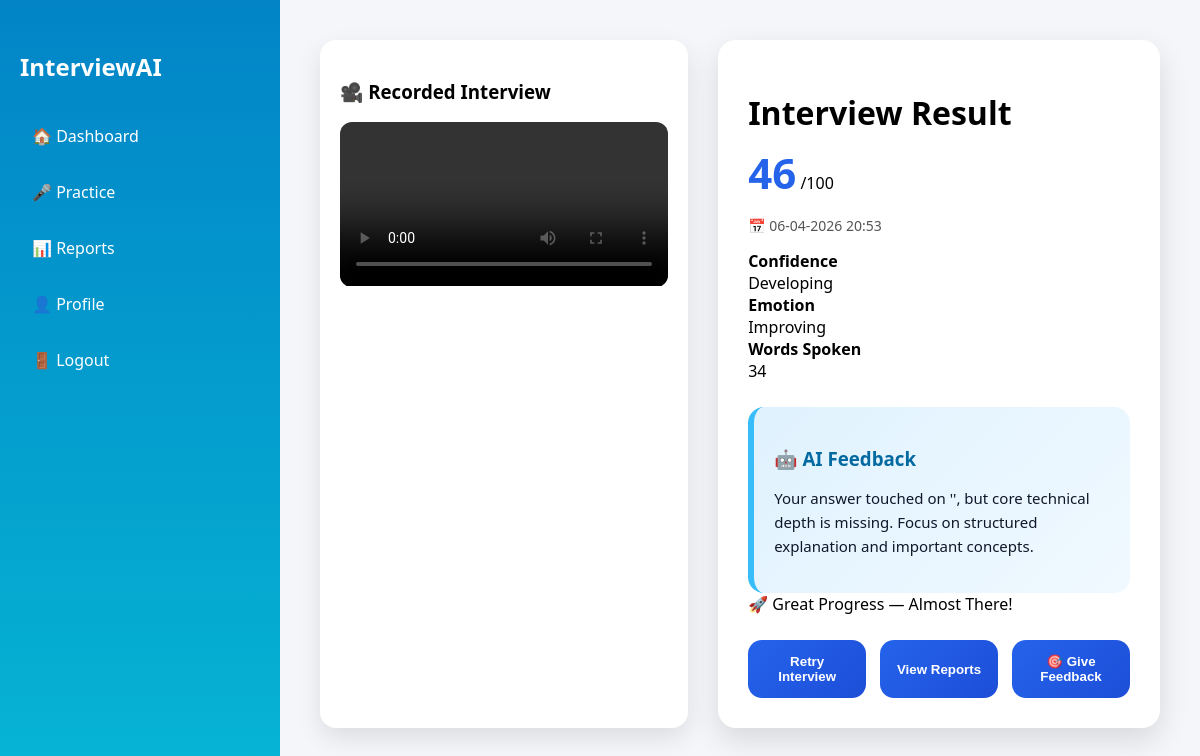
/result (signed in), run on the app's committed database.
### tables this page shows
CREATE TABLE reports(
        id INTEGER PRIMARY KEY AUTOINCREMENT,
        user_id INTEGER,
        score INTEGER,
        semantic_score INTEGER,
        similarity REAL,
        vision_score INTEGER,
        confidence TEXT,
        emotion TEXT,
        words INTEGER,
        feedback TEXT,
        time TEXT,
        video TEXT
);

### app.py (the view)
@app.route("/result")
def result():
    if session.get("role") != "user":
        return redirect("/login")
    db = get_db()
    r = db.execute(
        "SELECT * FROM reports WHERE user_id=? ORDER BY id DESC LIMIT 1",
        (session["user_id"],)
    ).fetchone()
    db.close()
    if not r:
        return redirect("/dashboard")
    return render_template("result.html", **dict(r))

### app.py (called while the page is built)
def get_db():
    conn = sqlite3.connect(DB)
    conn.row_factory = sqlite3.Row
    return conn

### templates/result.html (shortened to what this page needs)
<!DOCTYPE html>
<html lang="en">
<head>
</head>
<body>
    <div class="layout">
        <div class="sidebar">
            <h2>InterviewAI</h2>
            <a href="/dashboard">🏠 Dashboard</a>
            <a href="/interview">🎤 Practice</a>
            <a href="/reports">📊 Reports</a>
            <a href="/profile">👤 Profile</a>
            <a href="/logout">🚪 Logout</a>
        </div>
    <div class="content">
        <div class="result-grid">
            <div class="card video-card">
                <h3>🎥 Recorded Interview</h3>
                {% if video %}
                <video controls>
                    <source src="{{ url_for('static', filename='uploads/' + video) }}" type="video/webm">
                </video>
                {% else %}
                <p>No video recorded</p>
                {% endif %}
            </div>
            <div class="card result-card">
                <h1 class="title">Interview Result</h1>
                <div class="score-box">
                    <span class="score">{{ score }}</span>
                    <span class="outof">/100</span>
                </div>
                <div class="meta">📅 {{ time }}</div>
                <div class="info-grid">
                    <div><strong>Confidence</strong><br>{{ confidence }}</div>
                    <div><strong>Emotion</strong><br>{{ emotion }}</div>
                    <div><strong>Words Spoken</strong><br>{{ words }}</div>
                </div>
                <div class="ai-card">
                    <h3>🤖 AI Feedback</h3>
                    <p>{{ feedback }}</p>
                </div>
                {% if score < 40 %} <div class="growth low">🌱 Keep Practicing — You're Improving!
            </div>
            {% elif score < 70 %} <div class="growth mid">🚀 Great Progress — Almost There!
        </div>
        {% else %}
        <div class="growth high">🌟 Excellent Performance!</div>
        {% endif %}
        <div class="actions">
            <button class="btn primary" onclick="location.href='/interview'">
                Retry Interview
            </button>
            <button class="btn secondary" onclick="location.href='/reports'">
                View Reports
            </button>
            <button class="btn feedback" onclick="location.href='/feedback'">
                🎯 Give Feedback
            </button>
        </div>
    </div>
    </div>
    </div>
</body>
</html>

### templates/result.html (style rules this page uses)
body { margin: 0; font-family: "Segoe UI", sans-serif; background: #f4f6f9; }
.layout { display: flex; min-height: 100vh; }
.sidebar { width: 240px; background: linear-gradient(180deg, #0284c7, #06b6d4); padding: 30px 20px; color: #fff; }
.sidebar h2 { margin-bottom: 30px; }
.sidebar a { display: block; padding: 12px; margin-bottom: 10px; border-radius: 10px; color: #fff; text-decoration: none; }
.content { flex: 1; padding: 40px; }
.result-grid { display: grid; grid-template-columns: 1fr 1.2fr; gap: 30px; }
.video-card { background: #fff; padding: 20px; border-radius: 16px; box-shadow: 0 10px 25px rgba(0, 0, 0, 0.1); }
.video-card video { width: 100%; border-radius: 12px; }
.result-card { background: #fff; padding: 30px; border-radius: 18px; box-shadow: 0 12px 30px rgba(0, 0, 0, 0.12); }
.result-card h1 { margin-bottom: 10px; }
.score { font-size: 42px; font-weight: 700; color: #2563eb; }
.meta { margin: 15px 0; font-size: 14px; color: #555; }
.ai-card { margin-top: 25px; padding: 20px; border-radius: 16px; background: linear-gradient(135deg, #e0f2fe, #f0f9ff); border-left: 6px solid #38bdf8; }
.ai-card h3 { margin-bottom: 10px; color: #0369a1; }
.ai-card p { font-size: 15px; line-height: 1.6; color: #0f172a; }
.actions { display: flex; gap: 14px; margin-top: 25px; }
.actions button { flex: 1; padding: 14px; border: none; border-radius: 14px; font-weight: 600; cursor: pointer; background: linear-gradient(135deg, #2563eb, #1d4ed8); color: #fff; }

### data on the page
reports: time "06-04-2026 20:53", confidence "Developing", emotion "Improving", feedback "Your answer touched on '', but core technical depth is missing. Focus on structured explanation and important concepts."

### other printed values
{{ score }} "46"
{{ words }} "34"
